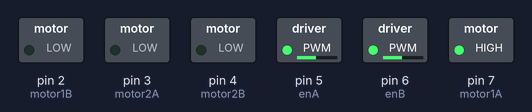
Bench run of a sketch on a simulated Arduino Uno, built with avr-gcc and run on an emulated ATmega328P. Parts: switched loads named in the sketch (green lamp = pin HIGH).

Above: at 0.05 s.
At 1.95 s:
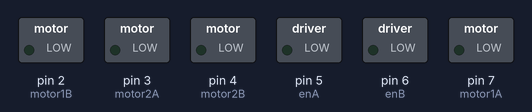
Timing chart, 0 to 4.6 s (numbered marks = the images above):
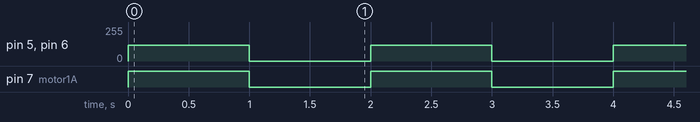

Measured:
- by itself, pin 5 (enA), pin 6 (enB): alternates 120/255 for 1.0 s and 0/255 for 1.0 s
- by itself, pin 7 (motor1A): alternates HIGH for 1.0 s and LOW for 1.0 s

The sketch:

motor_beginner.ino
```cpp
// The functions used to test the motors
void drive(int leftSpeed, int rightSpeed);
void checkRange(int *val);
void setMotorStates(int leftVal, int rightVal);

// The pins for the DC Motors
// Pins controlling the speed of the motor via PWM
int enA = 5;
int enB = 6;
// Pins controlling the direction the motors are going
int motor1A = 7;
int motor1B = 2;
int motor2A = 3;
int motor2B = 4;

void setup() {
  // Output debug information/distances
  Serial.begin(9600);

  // Set the pins to output our signals
  pinMode(enA, OUTPUT);
  pinMode(enB, OUTPUT);
  pinMode(motor1A, OUTPUT);
  pinMode(motor1B, OUTPUT);
  pinMode(motor2A, OUTPUT);
  pinMode(motor2B, OUTPUT);
}

void loop() {
  drive(120, 120);
  delay(1000);
  drive(0, 0);
  delay(1000);
}

/// Sends an analog signal to the motors
/// \param leftSpeed The value to set the motor to. range: [-255,255]
/// \param rightSpeed The value to set the motors to. range: [-255,255]
void drive(int leftSpeed, int rightSpeed) {
  // Make sure the values are in range.
  checkRange(&leftSpeed);
  checkRange(&rightSpeed);

  analogWrite(enA, abs(leftSpeed));
  analogWrite(enB, abs(rightSpeed));

  setMotorStates(leftSpeed, rightSpeed);
}

/// Sets the motor states to go forward, backward, or stop
/// \param leftVal The left value you're sending to the motors
/// \param rightVal The right value you're sending to the motors
void setMotorStates(int leftVal, int rightVal) {
    // Invert the motor with software. Delete if this was done with hardware.
    leftVal *= -1;

    // Check left motors
    // Set the motors to stop
    if (leftVal == 0) {
      digitalWrite(motor1A, LOW);
      digitalWrite(motor1B, LOW);
    }
    // Set the motors to go backwards
    else if (leftVal < 0) {
      digitalWrite(motor1A, HIGH);
      digitalWrite(motor1B, LOW);
    }
    // Set motors to go forward
    else if (leftVal > 0) {
      digitalWrite(motor1A, LOW);
      digitalWrite(motor1B, HIGH);
    }

    // Check right motors
    // Set the motors to stop
    if (rightVal= 0) {
      digitalWrite(motor2A, LOW);
      digitalWrite(motor2B, LOW);
    }
    // Set the motors to go backwards
    else if (rightVal < 0) {
      digitalWrite(motor2A, HIGH);
      digitalWrite(motor2B, LOW);
    }
    // Set motors to go forward
    else if (rightVal > 0) {
      digitalWrite(motor2A, LOW);
      digitalWrite(motor2B, HIGH);
    }
}

/// Makes sure the input is within the required range
/// \param val The input to check
void checkRange(int *val) {
  if (*val < -255)
    *val = -255;
  else if (*val > 255)
    *val = 255;
}
```
